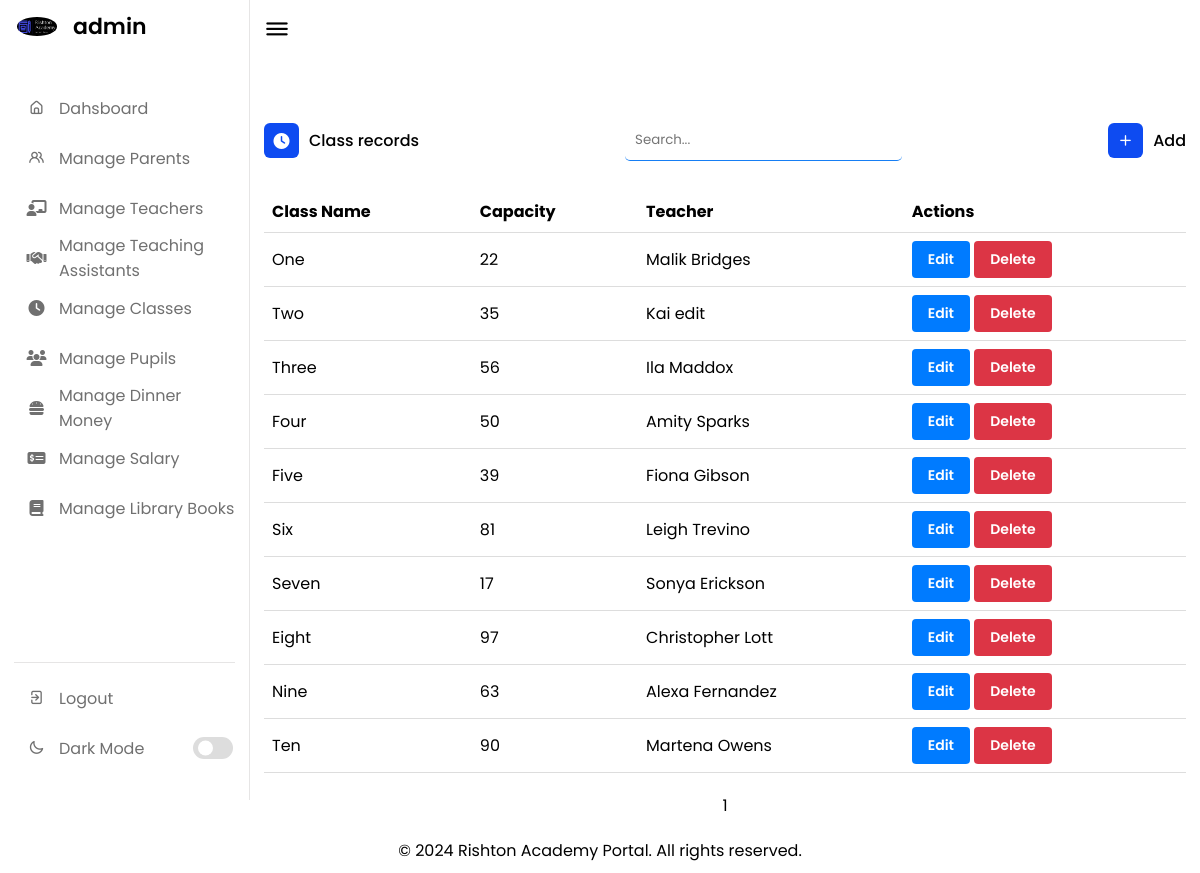
Page /manage_classes.php (signed in) on the committed database.
### tables this page shows
CREATE TABLE `classes` (
  `ClassID` int(11) NOT NULL,
  `ClassName` varchar(50) NOT NULL,
  `Capacity` int(11) NOT NULL,
  `TeacherID` int(11) DEFAULT NULL
);

CREATE TABLE `teachers` (
  `TeacherID` int(11) NOT NULL,
  `Name` varchar(100) NOT NULL,
  `Address` varchar(255) DEFAULT NULL,
  `PhoneNumber` varchar(20) DEFAULT NULL,
  `AnnualSalary` decimal(10,2) DEFAULT NULL,
  `BackgroundCheck` text DEFAULT NULL
);

### manage_classes.php (the view, shortened to what this page needs)
<?php
require_once('./config/connection.php');
require_once('./includes/head.php');
require_once('./includes/nav.php');
require_once('./config/helper.php');
$records_per_page = 10;
$current_page = isset($_GET['page']) ? (int)$_GET['page'] : 1;
$start_from = ($current_page - 1) * $records_per_page;
$query = "SELECT classes.*, teachers.Name AS teacher_name
          FROM classes
          JOIN teachers ON classes.TeacherID = teachers.TeacherID
          ORDER BY classes.ClassID
          LIMIT $start_from, $records_per_page";
$data = fetchData($query, $connect);
?>
<div class="dash-content">
    <div class="activity">
        <div class="title">
            <div class="left">
                <i class="fas fa-clock"></i>
                <span class="text">Class records</span>
            </div>
            <input type="sraerch" onkeyup="searchData(this, 'process/class/search')" name="search" placeholder="Search..." id="search">
            <div class="right">
                <a href="./class_add"><i class="uil uil-plus"></i>
                    <span class="text">Add</span></a>
            </div>
        </div>
        <div class="table-responsive">
            <table class="table table-bordered table-striped">
                <thead>
                    <tr>
                        <th>Class Name</th>
                        <th>Capacity</th>
                        <th>Teacher</th>
                        <th>Actions</th>
                    </tr>
                </thead>
                <tbody>
                    <?php foreach ($data as $val) : ?>
                        <tr>
                            <td><?= $val['ClassName'] ?></td>
                            <td><?= $val['Capacity'] ?></td>
                            <td><?= $val['teacher_name'] ?></td>
                            <td>
                                <button class="btn btn-sm btn-primary"><a href="./class_add?id=<?= $val['ClassID'] ?>" class="btn-a">Edit</a></button>
                                <button class="btn btn-sm btn-danger" onclick="return confirm('are you sure want to delete this record?')"><a href="./process/class/delete?id=<?= $val['ClassID'] ?>" class="btn-a">Delete</a></button>
                            </td>
                        </tr>
                    <?php endforeach; ?>
                </tbody>
            </table>
            <?php
            $total_records_query = "SELECT COUNT(*) AS total FROM classes";
            $total_records_result = mysqli_query($connect, $total_records_query);
            $total_records = mysqli_fetch_assoc($total_records_result)['total'];
            $base_url = './manage_classes';
            echo paginate($current_page, $total_records, $records_per_page, $base_url);
            ?>
        </div>
    </div>
</div>
</section>
<?php
require_once('includes/footer.php');
?>

### includes/head.php (shortened to what this page needs)
<!DOCTYPE html>
<html lang="en">
<head>
    <link rel="stylesheet" href="./assets/css/style.css">
    <link rel="stylesheet" href="https://unicons.iconscout.com/release/v4.0.0/css/line.css">
    <link rel="stylesheet" href="https://cdnjs.cloudflare.com/ajax/libs/font-awesome/6.5.2/css/all.min.css"/>
</head>
<body>

### includes/nav.php (shortened to what this page needs)
<nav>
    <div class="logo-name">
        <div class="logo-image">
            <img src="<?= $GLOBALS['logo']; ?>" alt="">
        </div>
        <span class="logo_name">
            <?php if (isset($_SESSION['ADMINID'])) {
                echo $_SESSION['ADMINNAME'];
            } ?>
        </span>
    </div>
    <div class="menu-items">
        <ul class="nav-links">
            <li><a href="./home">
                    <i class="uil uil-estate"></i>
                    <span class="link-name">Dahsboard</span>
                </a></li>
            <li><a href="./manage_parents">
            <i class="uil uil-users-alt"></i>
                <span class="link-name">Manage Parents</span>
            </a></li>
            <li><a href="./manage_teachers">
            <i class="fas fa-chalkboard-teacher"></i>
                <span class="link-name">Manage Teachers</span>
            </a></li>
            <li><a href="./manage_teacherassistant">
            <i class="fa-solid fa-handshake"></i>
                <span class="link-name">Manage Teaching Assistants</span>
            </a></li>
            <li><a href="./manage_classes">
            <i class="fas fa-clock"></i>
                <span class="link-name">Manage Classes</span>
            </a></li>
            <li><a href="./manage_pupils">
            <i class="fas fa-users"></i>
                <span class="link-name">Manage Pupils</span>
            </a></li>
            <li><a href="./manage_dinnermoney">
            <i class="fas fa-hamburger"></i>
                <span class="link-name">Manage Dinner Money</span>
            </a></li>
            <li><a href="./manage_salary">
            <i class="fas fa-money-check-alt"></i>
                <span class="link-name">Manage Salary</span>
            </a></li><li><a href="./manage_libbook">
            <i class="fas fa-book"></i>
                <span class="link-name">Manage Library Books</span>
            </a></li>
        </ul>
        <ul class="logout-mode">
            <li><a href="./config/logout">
                    <i class="uil uil-signout"></i>
                    <span class="link-name">Logout</span>
                </a></li>
            <li class="mode">
                <a href="#">
                    <i class="uil uil-moon"></i>
                    <span class="link-name">Dark Mode</span>
                </a>
                <div class="mode-toggle">
                    <span class="switch"></span>
                </div>
            </li>
        </ul>
    </div>
</nav>
<section class="dashboard">
    <div class="top">
        <i class="uil uil-bars sidebar-toggle"></i>
    </div>

### config/helper.php (shortened to what this page needs)
<?php
function paginate($current_page, $total_records, $records_per_page, $base_url)
{
    $total_pages = ceil($total_records / $records_per_page);
    $pagination_html = '<div class="pagination">';
    for ($i = 1; $i <= $total_pages; $i++) {
        if ($i == $current_page) {
            $pagination_html .= '<span class="current">' . $i . '</span>';
        } else {
            $pagination_html .= '<a href="' . $base_url . '?page=' . $i . '">' . $i . '</a>';
        }
    }
    $pagination_html .= '</div>';
    return $pagination_html;
}
function fetchData($query, $connect) {
    $result = mysqli_query($connect, $query);
    if ($result) {
        $data = [];
        while ($row = mysqli_fetch_assoc($result)) {
            $data[] = $row;
        }
        return $data;
    } else {
        echo "Error executing query: " . mysqli_error($connect);
        return false;
    }
}
?>

### includes/footer.php (shortened to what this page needs)
<footer>
    <p>&copy; 2024 Rishton Academy Portal. All rights reserved.</p>
</footer>
</body>
</html>

### rows in the picture
classes: ClassName "One", Capacity "22", TeacherID.Name "Malik Bridges"
classes: ClassName "Two", Capacity "35", TeacherID.Name "Kai edit"
classes: ClassName "Three", Capacity "56", TeacherID.Name "Ila Maddox"
classes: ClassName "Four", Capacity "50", TeacherID.Name "Amity Sparks"
classes: ClassName "Five", Capacity "39", TeacherID.Name "Fiona Gibson"
classes: ClassName "Six", Capacity "81", TeacherID.Name "Leigh Trevino"
classes: ClassName "Seven", Capacity "17", TeacherID.Name "Sonya Erickson"
classes: ClassName "Eight", Capacity "97", TeacherID.Name "Christopher Lott"
classes: ClassName "Nine", Capacity "63", TeacherID.Name "Alexa Fernandez"
classes: ClassName "Ten", Capacity "90", TeacherID.Name "Martena Owens"

### other values in the picture
$_SESSION['ADMINNAME'] "admin"
